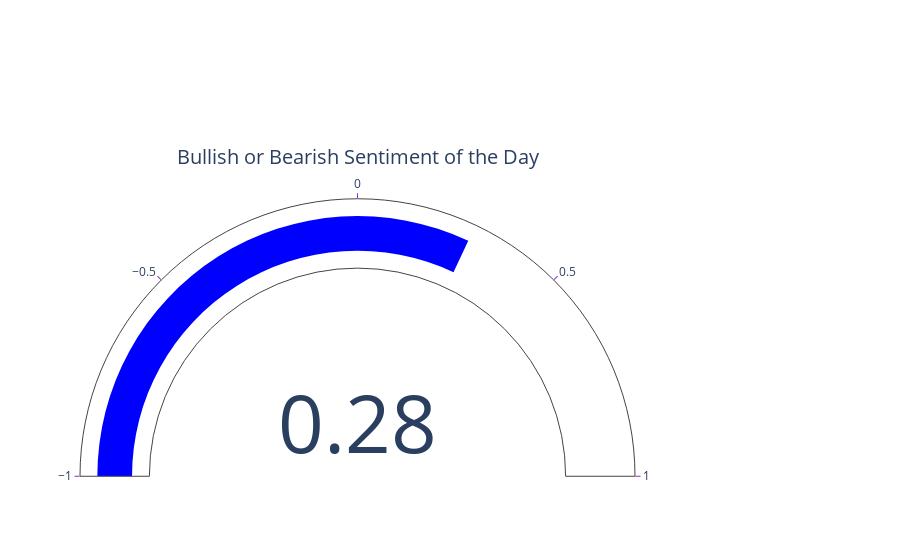

The code cell stored with this chart in its notebook:
### Code cell
fig.show()

### Figure 1 — Plotly figure (JSON) as saved in the notebook; plotly's stock layout.template omitted (floating-point values rounded to 4 significant figures)
{"data": [{"customdata": [0, 1], "domain": {"x": [0, 0.75], "y": [0, 0.75]}, "gauge": {"axis": {"range": [-1, 1], "tickcolor": "blueviolet"}, "bar": {"color": "blue"}}, "mode": "gauge+number", "title": {"text": "Bullish or Bearish Sentiment of the Day"}, "type": "indicator", "value": 0.28}], "layout": {"autosize": true}}
